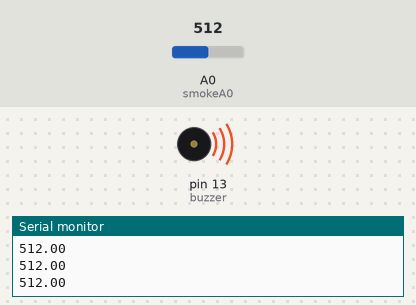
The sketch below on a simulated Arduino Uno, built with avr-gcc and run on an emulated ATmega328P. Shown: buzzer (waves = sounding, pin HIGH), the last lines printed to the serial monitor. The inputs (shaded band) are chosen by the test bench; at power-on: A0 (smokeA0) = 512.

Above: at 1.2 s.
1.3 s: A0 (smokeA0) set to 29
2.8 s: A0 (smokeA0) set to 24
At 4.0 s:
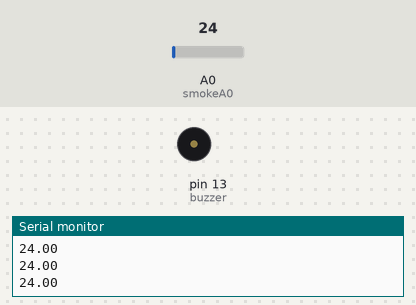
4.3 s: A0 (smokeA0) set to 122
At 5.2 s:
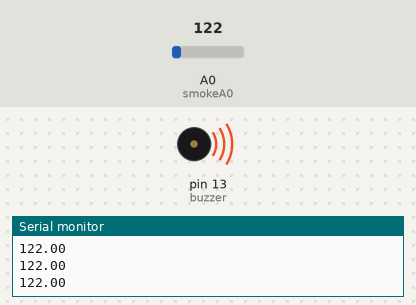
5.8 s: A0 (smokeA0) set to 15
At 6.2 s:
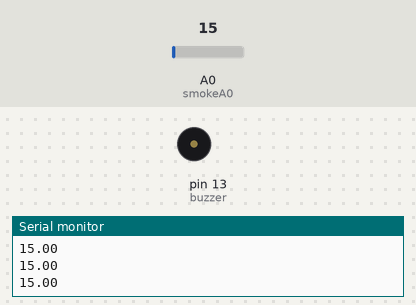
Timing chart, 0 to 8.3 s (numbered marks = the images above; inputs shaded):
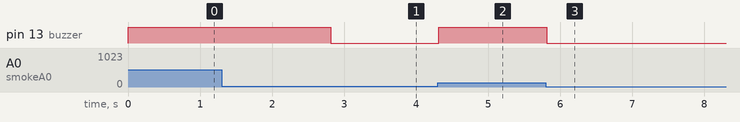

The sketch:

smoke_sensor_code.ino
```cpp
int smokeA0 = A0;
int buzzer = 13;

float sensorValue;

void setup() {
  pinMode (buzzer,OUTPUT);
  pinMode (smokeA0,INPUT);
Serial.begin(9600);
}

void loop() {

 sensorValue = analogRead(smokeA0);

 Serial.println( sensorValue);

 if(sensorValue > 25)
 {
  digitalWrite(13,HIGH);
 }
 else {
  digitalWrite(13,LOW);
 }
}
```

Measured:
- the behaviour switches between 26 and 25 on A0 (smokeA0) (found by bisection; images 0 and 1)
- after the input at 2.8 s, pin 13 (buzzer): HIGH → LOW at once
- after the input at 4.3 s, pin 13 (buzzer): LOW → HIGH at once
- after the input at 5.8 s, pin 13 (buzzer): HIGH → LOW at once
